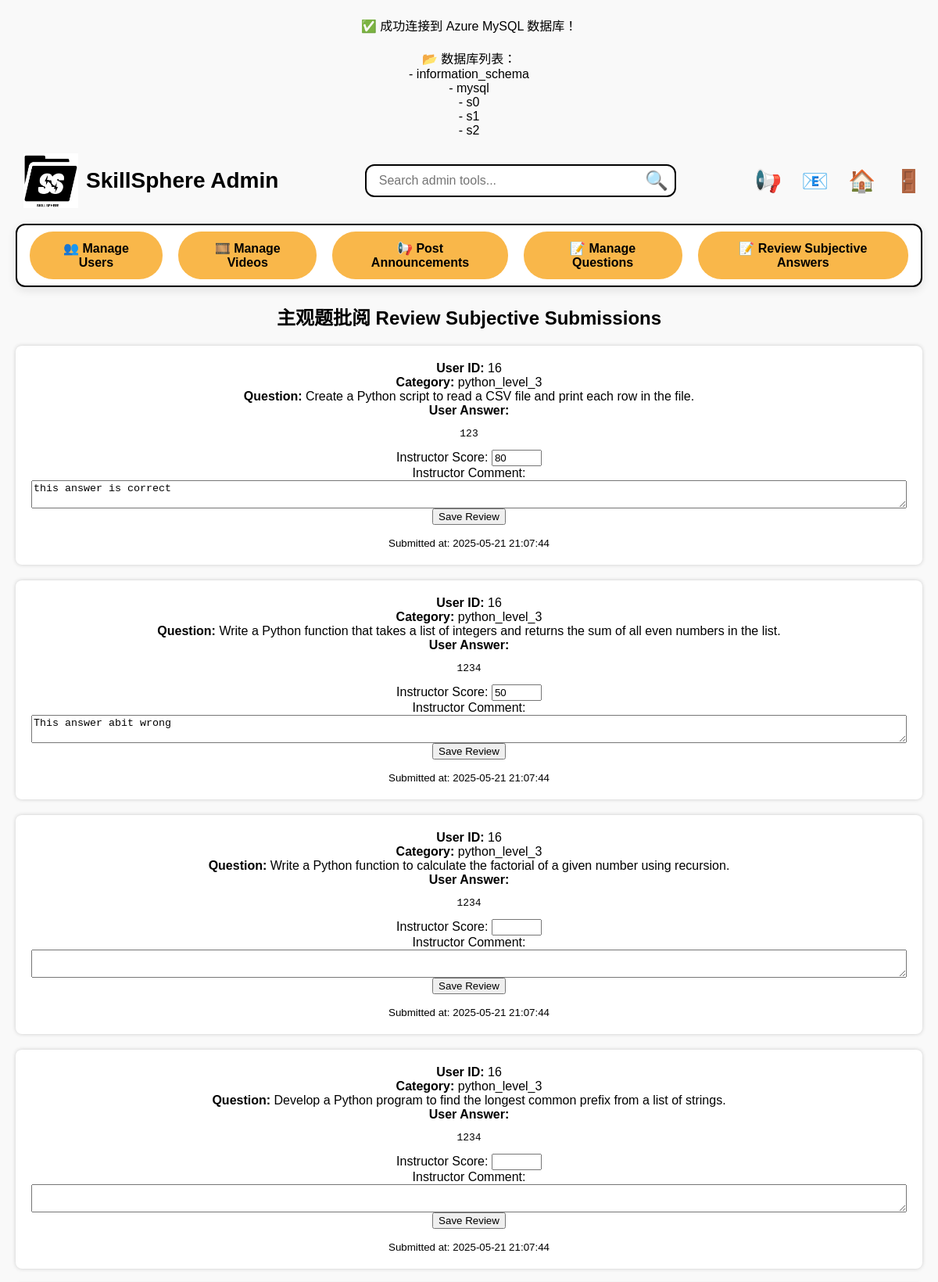
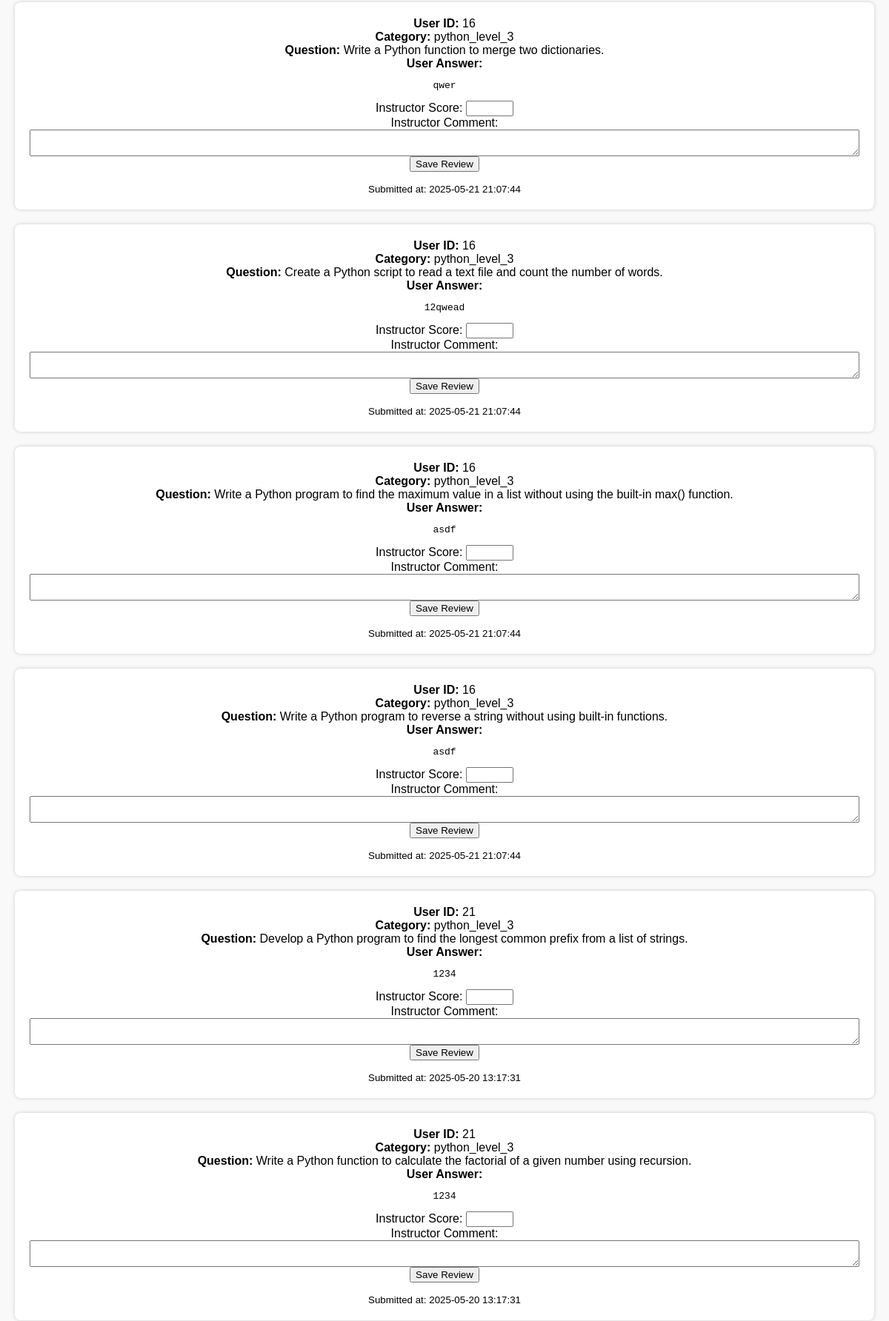
/templates/review_subjective.php (signed in, upper part), run on the app's committed database (2 pictures, top to bottom).
### tables this page shows
CREATE TABLE `subjective_submissions` (
  `id` int(11) NOT NULL,
  `user_id` int(11) DEFAULT NULL,
  `skill_category` varchar(255) DEFAULT NULL,
  `question_text` text DEFAULT NULL,
  `user_answer` text DEFAULT NULL,
  `submitted_at` datetime DEFAULT current_timestamp(),
  `instructor_score` int(11) DEFAULT NULL,
  `instructor_comment` text DEFAULT NULL
);

### templates/review_subjective.php (the view, shortened to what this page needs)
<?php
require_once 'db.php';
$stmt = $pdo->query("SELECT * FROM subjective_submissions ORDER BY submitted_at DESC");
$submissions = $stmt->fetchAll(PDO::FETCH_ASSOC);
?>
<!DOCTYPE html>
<html>
<head>
    <?php include 'adminnav.php'; ?>
</head>
<body>
    <h2>主观题批阅 Review Subjective Submissions</h2>
    <?php foreach ($submissions as $sub): ?>
        <div class="submission">
            <b>User ID:</b> <?= htmlspecialchars($sub['user_id']) ?><br>
            <b>Category:</b> <?= htmlspecialchars($sub['skill_category']) ?><br>
            <b>Question:</b> <?= nl2br(htmlspecialchars($sub['question_text'])) ?><br>
            <b>User Answer:</b> <pre><?= htmlspecialchars($sub['user_answer']) ?></pre>
            <form class="review-form" method="post">
                <label>Instructor Score:</label>
                <input type="number" name="instructor_score" min="0" max="100" value="<?= htmlspecialchars($sub['instructor_score'] ?? '') ?>"><br>
                <label>Instructor Comment:</label>
                <textarea name="instructor_comment" rows="2"><?= htmlspecialchars($sub['instructor_comment'] ?? '') ?></textarea><br>
                <button type="submit">Save Review</button>
            </form>
            <small>Submitted at: <?= htmlspecialchars($sub['submitted_at']) ?></small>
        </div>
    <?php endforeach; ?>
</body>
</html>

### templates/style.css (style rules this page uses)
body { font-family: Arial, sans-serif; margin: 0; padding: 0; text-align: center; background-color: white; }

### templates/review_subjective.php (style rules this page uses)
body { font-family: Arial; padding: 20px; background: #f9f9f9; }
.submission { background: #fff; border-radius: 8px; box-shadow: 0 0 5px #ccc; margin-bottom: 20px; padding: 20px; }
.review-form { margin-top: 10px; }
textarea { width: 100%; }

### data on the page
subjective_submissions: user "16", skill_category "python_level_3", question_text "Create a Python script to read a CSV file and print each row in the file.", user_answer "123", instructor_score "80", instructor_comment "this answer is correct", submitted_at "2025-05-21 21:07:44"
subjective_submissions: user "16", skill_category "python_level_3", question_text "Write a Python function that takes a list of integers and returns the sum of all even numbers in the list.", user_answer "1234", instructor_score "50", instructor_comment "This answer abit wrong", submitted_at "2025-05-21 21:07:44"
subjective_submissions: user "16", skill_category "python_level_3", question_text "Write a Python function to calculate the factorial of a given number using recursion.", user_answer "1234", submitted_at "2025-05-21 21:07:44"
subjective_submissions: user "16", skill_category "python_level_3", question_text "Develop a Python program to find the longest common prefix from a list of strings.", user_answer "1234", submitted_at "2025-05-21 21:07:44"
subjective_submissions: user "16", skill_category "python_level_3", question_text "Write a Python function to merge two dictionaries.", user_answer "qwer", submitted_at "2025-05-21 21:07:44"
subjective_submissions: user "16", skill_category "python_level_3", question_text "Create a Python script to read a text file and count the number of words.", user_answer "12qwead", submitted_at "2025-05-21 21:07:44"
subjective_submissions: user "16", skill_category "python_level_3", question_text "Write a Python program to find the maximum value in a list without using the built-in max() function.", user_answer "asdf", submitted_at "2025-05-21 21:07:44"
subjective_submissions: user "16", skill_category "python_level_3", question_text "Write a Python program to reverse a string without using built-in functions.", user_answer "asdf", submitted_at "2025-05-21 21:07:44"
subjective_submissions: user "21", skill_category "python_level_3", question_text "Develop a Python program to find the longest common prefix from a list of strings.", user_answer "1234", submitted_at "2025-05-20 13:17:31"
subjective_submissions: user "21", skill_category "python_level_3", question_text "Write a Python function to calculate the factorial of a given number using recursion.", user_answer "1234", submitted_at "2025-05-20 13:17:31"

### other printed values
$row['Database'] "information_schema"
$row['Database'] "mysql"
$row['Database'] "s0"
$row['Database'] "s1"
$row['Database'] "s2"
